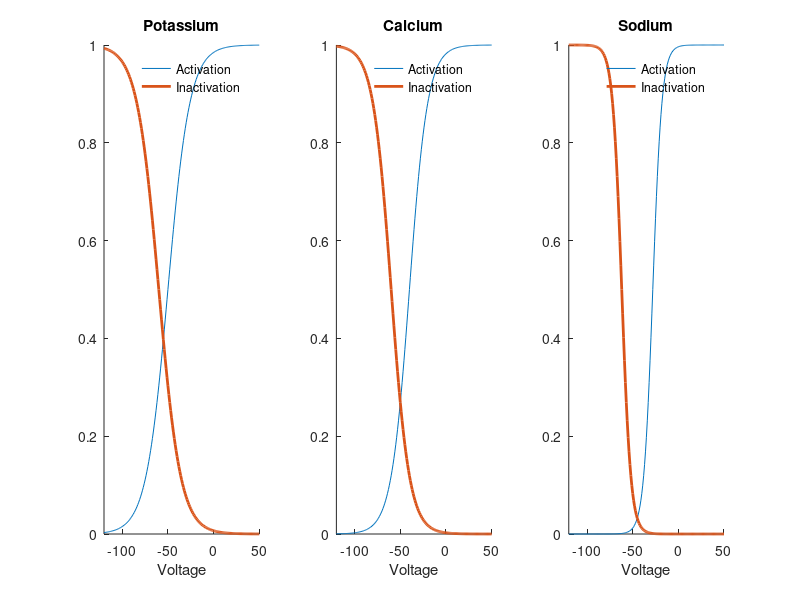

Write MATLAB code to recreate this figure. (Note: this script raises an error after producing the figure.)

clear
clc
 
V = -120:1:50;

%A-type K variables
n1ka = 1./(1 + exp(-(V+50)/12));
l1ka = 1./(1 + exp((V+60)/12));

figure()
subplot(1,3,1)
plot(V,n1ka,V,l1ka,'LineWidth',2)
xlabel('Voltage')
legend({'Activation' 'Inactivation'})
legend boxoff
box off
xlim([-120 50])
title('Potassium')


%T-type Ca variables
m1ca = 1./(1 + exp(-(V+40)/10));
h1ca = 1./(1 + exp((V+60)/10));

subplot(1,3,2)
plot(V,m1ca,V,h1ca,'LineWidth',2)
xlabel('Voltage')
legend({'Activation' 'Inactivation'})
legend boxoff
box off
xlim([-120 50])
title('Calcium')


%Transient sodium variables
n1na = 1./(1 + exp(-(V+28)/5));
l1na = 1./(1 + exp((V+62)/5));

subplot(1,3,3)
plot(V,n1na,V,l1na,'LineWidth',2)
xlabel('Voltage')
legend({'Activation' 'Inactivation'})
legend boxoff
box off
xlim([-120 50])
title('Sodium')


results = [V;n1ka;V;l1ka];

csvwrite('raw/results.csv',results)